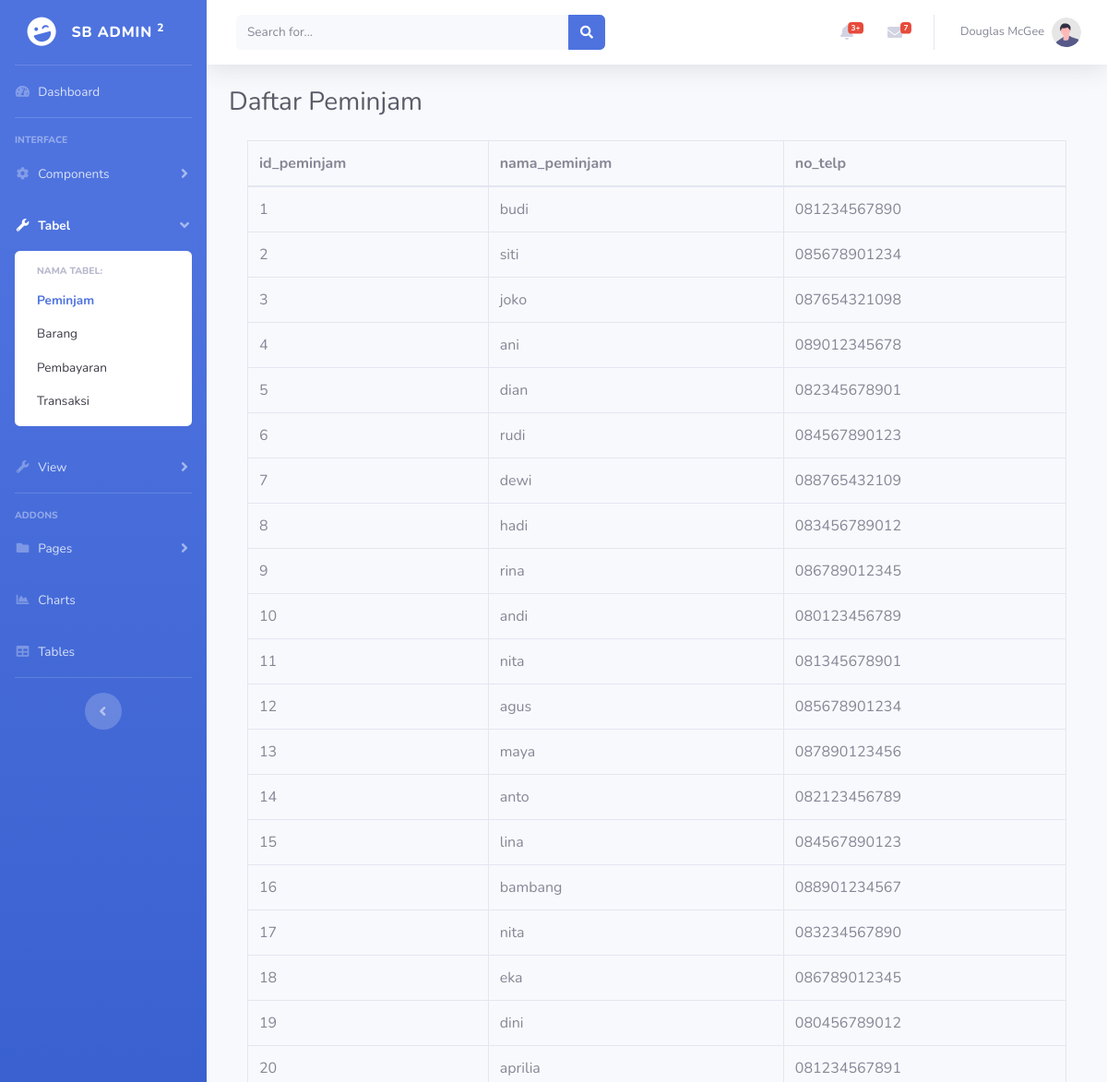
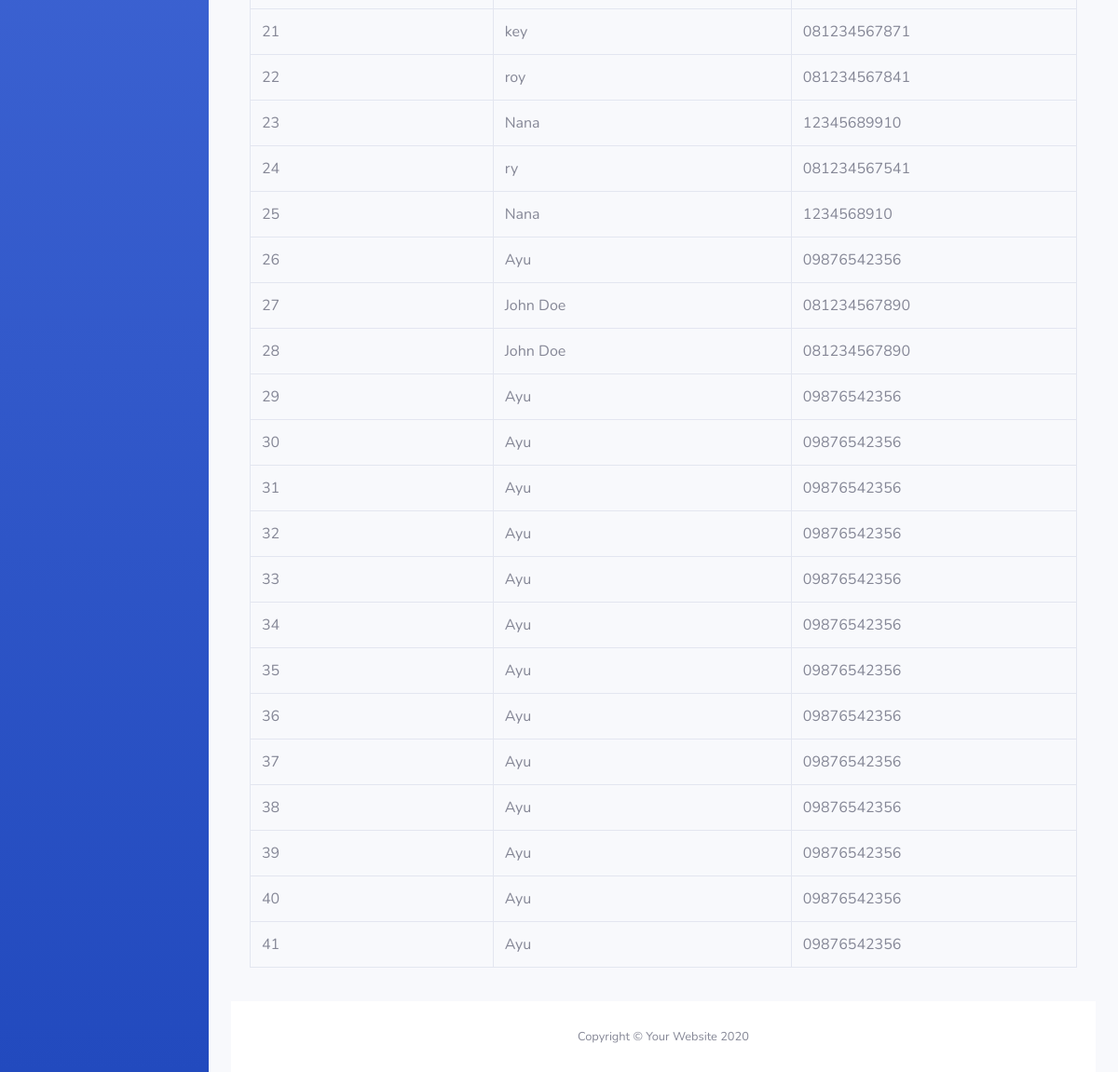
Page /uas/utilities-peminjam.php on the committed database (2 pictures, top to bottom).
### tables this page shows
CREATE TABLE peminjam (
    id_peminjam INT PRIMARY KEY AUTO_INCREMENT,
    nama_peminjam VARCHAR(255) NOT NULL,
    no_telp VARCHAR(20) NOT NULL
);

### uas/utilities-peminjam.php (the view, shortened to what this page needs)
<?php
include "koneksi.php";
$query_peminjam = "SELECT * FROM peminjam";
$result_peminjam = mysqli_query($koneksi, $query_peminjam);
$peminjam = mysqli_fetch_all($result_peminjam, MYSQLI_ASSOC);
?>
<!DOCTYPE html>
<html lang="en">
<head>
    <link href="vendor/fontawesome-free/css/all.min.css" rel="stylesheet" type="text/css">
    <link href="css/sb-admin-2.min.css" rel="stylesheet">
</head>
<body id="page-top">
    <div id="wrapper">
        <ul class="navbar-nav bg-gradient-primary sidebar sidebar-dark accordion" id="accordionSidebar">
            <a class="sidebar-brand d-flex align-items-center justify-content-center" href="dashboard.html">
                <div class="sidebar-brand-icon rotate-n-15">
                    <i class="fas fa-laugh-wink"></i>
                </div>
                <div class="sidebar-brand-text mx-3">SB Admin <sup>2</sup></div>
            </a>
            <hr class="sidebar-divider my-0">
            <li class="nav-item">
                <a class="nav-link" href="dashboard.php">
                    <i class="fas fa-fw fa-tachometer-alt"></i>
                    <span>Dashboard</span></a>
            </li>
            <hr class="sidebar-divider">
            <div class="sidebar-heading">
                Interface
            </div>
            <li class="nav-item">
                <a class="nav-link collapsed" href="#" data-toggle="collapse" data-target="#collapseTwo"
                    aria-expanded="true" aria-controls="collapseTwo">
                    <i class="fas fa-fw fa-cog"></i>
                    <span>Components</span>
                </a>
            </li>
            <li class="nav-item active">
                <a class="nav-link" href="#" data-toggle="collapse" data-target="#collapseUtilities"
                    aria-expanded="true" aria-controls="collapseUtilities">
                    <i class="fas fa-fw fa-wrench"></i>
                    <span>Tabel</span>
                </a>
                <div id="collapseUtilities" class="collapse show" aria-labelledby="headingUtilities"
                    data-parent="#accordionSidebar">
                    <div class="bg-white py-2 collapse-inner rounded">
                        <h6 class="collapse-header">Nama Tabel:</h6>
                        <a class="collapse-item active" href="utilities-peminjam.php">Peminjam</a>
                        <a class="collapse-item" href="utilities-barang.php">Barang</a>
                        <a class="collapse-item" href="utilities-pembayaran.php">Pembayaran</a>
                        <a class="collapse-item" href="utilities-transaksi.php">Transaksi</a>
                    </div>
                </div>
            </li>
<li class="nav-item">
    <a
        class="nav-link collapsed"
        href="#"
        data-toggle="collapse"
        data-target="#collapseView"
        aria-expanded="true"
        aria-controls="collapseView"
    >
        <i class="fas fa-fw fa-wrench"></i>
        <span>View</span>
    </a>
</li>
            <hr class="sidebar-divider">
            <div class="sidebar-heading">
                Addons
            </div>
            <li class="nav-item">
                <a class="nav-link collapsed" href="#" data-toggle="collapse" data-target="#collapsePages"
                    aria-expanded="true" aria-controls="collapsePages">
                    <i class="fas fa-fw fa-folder"></i>
                    <span>Pages</span>
                </a>
            </li>
            <li class="nav-item">
                <a class="nav-link" href="charts.html">
                    <i class="fas fa-fw fa-chart-area"></i>
                    <span>Charts</span></a>
            </li>
            <li class="nav-item">
                <a class="nav-link" href="tables.html">
                    <i class="fas fa-fw fa-table"></i>
                    <span>Tables</span></a>
            </li>
            <hr class="sidebar-divider d-none d-md-block">
            <div class="text-center d-none d-md-inline">
                <button class="rounded-circle border-0" id="sidebarToggle"></button>
            </div>
        </ul>
        <div id="content-wrapper" class="d-flex flex-column">
            <div id="content">
                <nav class="navbar navbar-expand navbar-light bg-white topbar mb-4 static-top shadow">
                    <form
                        class="d-none d-sm-inline-block form-inline mr-auto ml-md-3 my-2 my-md-0 mw-100 navbar-search">
                        <div class="input-group">
                            <input type="text" class="form-control bg-light border-0 small" placeholder="Search for..."
                                aria-label="Search" aria-describedby="basic-addon2">
                            <div class="input-group-append">
                                <button class="btn btn-primary" type="button">
                                    <i class="fas fa-search fa-sm"></i>
                                </button>
                            </div>
                        </div>
                    </form>
                    <ul class="navbar-nav ml-auto">
                        <li class="nav-item dropdown no-arrow mx-1">
                            <a class="nav-link dropdown-toggle" href="#" id="alertsDropdown" role="button"
                                data-toggle="dropdown" aria-haspopup="true" aria-expanded="false">
                                <i class="fas fa-bell fa-fw"></i>
                                <span class="badge badge-danger badge-counter">3+</span>
                            </a>
                        </li>
                        <li class="nav-item dropdown no-arrow mx-1">
                            <a class="nav-link dropdown-toggle" href="#" id="messagesDropdown" role="button"
                                data-toggle="dropdown" aria-haspopup="true" aria-expanded="false">
                                <i class="fas fa-envelope fa-fw"></i>
                                <span class="badge badge-danger badge-counter">7</span>
                            </a>
                        </li>
                        <li class="nav-item dropdown no-arrow">
                            <a class="nav-link dropdown-toggle" href="#" id="userDropdown" role="button"
                                data-toggle="dropdown" aria-haspopup="true" aria-expanded="false">
                                <span class="mr-2 d-none d-lg-inline text-gray-600 small">Douglas McGee</span>
                                <img class="img-profile rounded-circle"
                                    src="img/undraw_profile.svg">
                            </a>
                        </li>
                    </ul>
                </nav>
                <div class="container-fluid">
                    <h1 class="h3 mb-1 text-gray-800">Daftar Peminjam</h1>
                    <div class="card-body">
                        <div class="table-responsive">
                            <table
                                class="table table-bordered"
                                id="dataTable"
                                width="100%"
                                cellspacing="0"
                            >
                                <thead>
                                    <tr>
                                        <th>id_peminjam</th>
                                        <th>nama_peminjam</th>
                                        <th>no_telp</th>
                                    </tr>
                                </thead>
                                <tbody>
											<?php $id_peminjam=1;?>
											<?php foreach ($peminjam as $row): ?>
												<tr>
													<td><?php echo $id_peminjam; ?></td>
													<td><?php echo $row["nama_peminjam"]; ?></td>
													<td><?php echo $row["no_telp"]; ?></td>
												</tr>
												<?php $id_peminjam++; ?>
											<?php endforeach; ?>
								</tbody>
                            </table>
                        </div>
                    </div>
            <footer class="sticky-footer bg-white">
                <div class="container my-auto">
                    <div class="copyright text-center my-auto">
                        <span>Copyright &copy; Your Website 2020</span>
                    </div>
                </div>
            </footer>
        </div>
    </div>
</body>
</html>

### rows in the picture
peminjam: nama_peminjam "budi", no_telp "081234567890"
peminjam: nama_peminjam "siti", no_telp "085678901234"
peminjam: nama_peminjam "joko", no_telp "087654321098"
peminjam: nama_peminjam "ani", no_telp "089012345678"
peminjam: nama_peminjam "dian", no_telp "082345678901"
peminjam: nama_peminjam "rudi", no_telp "084567890123"
peminjam: nama_peminjam "dewi", no_telp "088765432109"
peminjam: nama_peminjam "hadi", no_telp "083456789012"
peminjam: nama_peminjam "rina", no_telp "086789012345"
peminjam: nama_peminjam "andi", no_telp "080123456789"
peminjam: nama_peminjam "nita", no_telp "081345678901"
peminjam: nama_peminjam "agus", no_telp "085678901234"
peminjam: nama_peminjam "maya", no_telp "087890123456"
peminjam: nama_peminjam "anto", no_telp "082123456789"
peminjam: nama_peminjam "lina", no_telp "084567890123"
peminjam: nama_peminjam "bambang", no_telp "088901234567"
peminjam: nama_peminjam "nita", no_telp "083234567890"
peminjam: nama_peminjam "eka", no_telp "086789012345"
peminjam: nama_peminjam "dini", no_telp "080456789012"
peminjam: nama_peminjam "aprilia", no_telp "081234567891"
peminjam: nama_peminjam "key", no_telp "081234567871"
peminjam: nama_peminjam "roy", no_telp "081234567841"
peminjam: nama_peminjam "Nana", no_telp "12345689910"
peminjam: nama_peminjam "ry", no_telp "081234567541"
peminjam: nama_peminjam "Nana", no_telp "1234568910"
peminjam: nama_peminjam "Ayu", no_telp "09876542356"
peminjam: nama_peminjam "John Doe", no_telp "081234567890"
peminjam: nama_peminjam "John Doe", no_telp "081234567890"
peminjam: nama_peminjam "Ayu", no_telp "09876542356"
peminjam: nama_peminjam "Ayu", no_telp "09876542356"
peminjam: nama_peminjam "Ayu", no_telp "09876542356"
peminjam: nama_peminjam "Ayu", no_telp "09876542356"
peminjam: nama_peminjam "Ayu", no_telp "09876542356"
peminjam: nama_peminjam "Ayu", no_telp "09876542356"
peminjam: nama_peminjam "Ayu", no_telp "09876542356"
peminjam: nama_peminjam "Ayu", no_telp "09876542356"
peminjam: nama_peminjam "Ayu", no_telp "09876542356"
peminjam: nama_peminjam "Ayu", no_telp "09876542356"
peminjam: nama_peminjam "Ayu", no_telp "09876542356"
peminjam: nama_peminjam "Ayu", no_telp "09876542356"
peminjam: nama_peminjam "Ayu", no_telp "09876542356"
